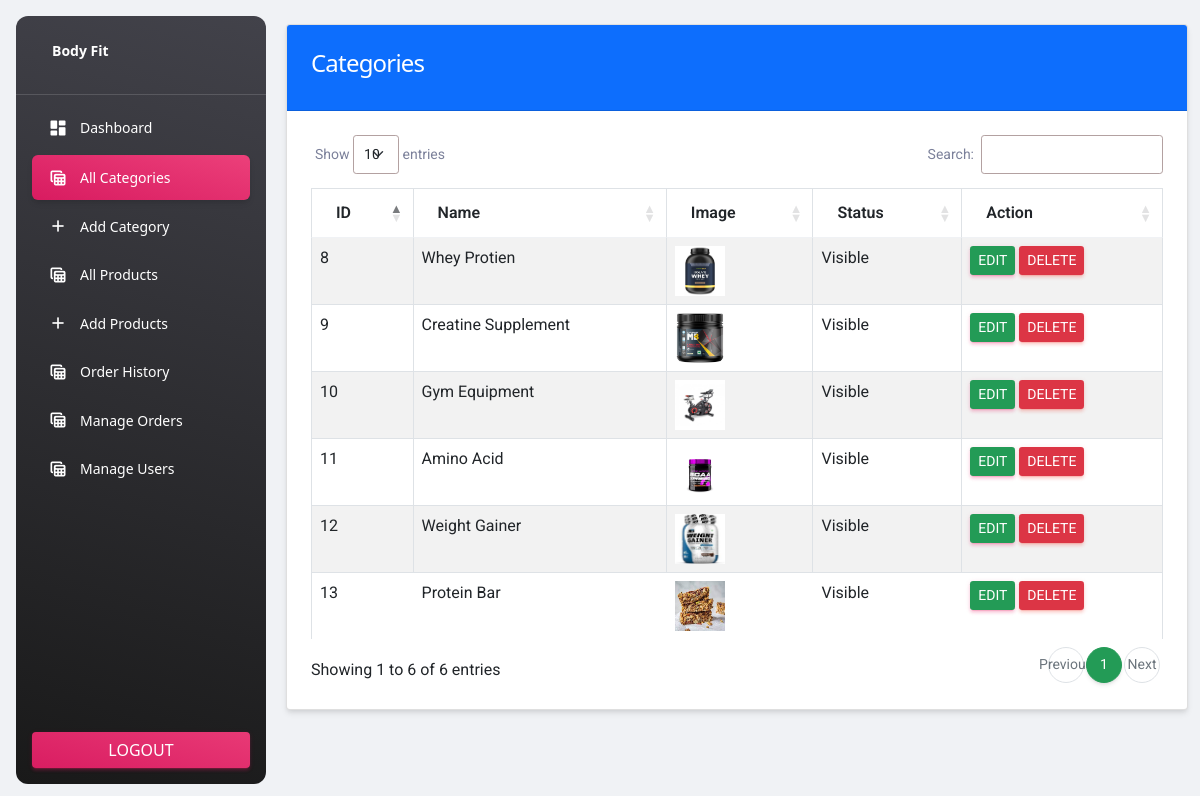
/admin/category.php (signed in), run on the app's committed database.
### tables this page shows
CREATE TABLE `categories` (
  `id` int(11) NOT NULL,
  `name` varchar(191) NOT NULL,
  `slug` varchar(191) NOT NULL,
  `description` mediumtext DEFAULT NULL,
  `status` tinyint(4) NOT NULL DEFAULT 0,
  `popular` tinyint(4) NOT NULL DEFAULT 0,
  `image` varchar(191) NOT NULL,
  `meta_title` varchar(191) NOT NULL,
  `meta_description` mediumtext NOT NULL,
  `meta_keywords` mediumtext NOT NULL,
  `created_at` timestamp NOT NULL DEFAULT current_timestamp()
);

### functions/myfunctions.php (called while the page is built, shortened)
<?php
include('../config/dbcon.php');
function getAll($table)
{
    global $con;
    $query = "SELECT * FROM $table";
    return $query_run = mysqli_query($con, $query);
}
?>

### admin/category.php (the view, shortened to what this page needs)
<?php
include('includes/header.php');
?>
<div class="container">
    <div class="row">
        <div class="col-md-12">
            <div class="card">
                <div class="card-header bg-primary">
                    <h4 class="text-white"> Categories</h4>
                </div>
                <div class="card-body" id="category_table">
                    <table id="myTable" class="table table-bordered table-striped">
                        <thead>
                            <tr>
                                <th>ID</th>
                                <th>Name</th>
                                <th>Image</th>
                                <th>Status</th>
                                <th>Action</th>
                            </tr>
                        </thead>
                        <tbody>
                            <?php
                                $category = getAll("categories");
                                if(mysqli_num_rows($category) > 0)
                                {
                                    foreach($category as $item)
                                    {
                                        ?>
                                            <tr>
                                                <td> <?= $item['id']; ?></td>
                                                <td> <?= $item['name']; ?></td>
                                                <td>
                                                    <img src="../uploads/<?= $item['image']; ?>" width="50px" height="50px" alt="<?= $item['name']; ?>">
                                                </td>
                                                <td>
                                                    <?= $item['status'] == '0'? "Visible":"Hidden" ?>
                                                </td>
                                                <td>
                                                    <a href="edit-category.php?id=<?= $item['id']; ?>" class="btn btn-sm btn-primary">Edit</a>
                                                    <button type="button" class="btn btn-sm btn-danger delete_category_btn" value="<?= $item['id']; ?>">Delete</button>
                                                </td>
                                            </tr>
                                        <?php
                                    }
                                }
                                else
                                {
                                    echo "No records found";
                                }
                            ?>
                        </tbody>
                    </table>
                </div>
            </div>
        </div>
    </div>
</div>
<?php include('includes/footer.php'); ?>

### admin/includes/header.php (shortened to what this page needs)
<!DOCTYPE html>
<html lang="en">
<head>
  <link id="pagestyle" href="assets/css/material-dashboard.min.css" rel="stylesheet" />
  <link rel="stylesheet" href="//cdn.jsdelivr.net/npm/alertifyjs@1.13.1/build/css/alertify.min.css"/>
  <link rel="stylesheet" href="//cdn.jsdelivr.net/npm/alertifyjs@1.13.1/build/css/themes/bootstrap.min.css"/>
  <link rel="stylesheet" href="https://cdn.datatables.net/1.13.4/css/dataTables.bootstrap5.min.css" />
  <link href="https://cdn.jsdelivr.net/npm/summernote@0.8.18/dist/summernote.min.css" rel="stylesheet">
  <link href="https://cdn.jsdelivr.net/npm/summernote@0.8.18/dist/summernote-lite.min.css" rel="stylesheet">
</head>
<body class="g-sidenav-show  bg-gray-200">
    <?php include('sidebar.php'); ?>
    <main class="main-content position-relative max-height-vh-100 h-100 border-radius-lg ">
        <?php include('navbar.php'); ?>

### admin/includes/sidebar.php (shortened to what this page needs)
<?php
  $page = substr($_SERVER['SCRIPT_NAME'], strrpos($_SERVER['SCRIPT_NAME'],"/")+1);
?>
<aside class="sidenav navbar navbar-vertical navbar-expand-xs border-0 border-radius-xl my-3 fixed-start ms-3   bg-gradient-dark" id="sidenav-main">
    <div class="sidenav-header">
      <a class="navbar-brand m-0" href="#" target="_blank">
        <span class="ms-1 font-weight-bold text-white">Body Fit</span>
      </a>
    </div>
    <hr class="horizontal light mt-0 mb-2">
    <div class="collapse navbar-collapse  w-auto  max-height-vh-100" id="sidenav-collapse-main">
      <ul class="navbar-nav">
        <li class="nav-item">
          <a class="nav-link text-white <?= $page == "index.php"? 'active bg-gradient-primary':''; ?>" href="index.php">
            <div class="text-white text-center me-2 d-flex align-items-center justify-content-center">
              <i class="material-icons opacity-10">dashboard</i>
            </div>
            <span class="nav-link-text ms-1">Dashboard</span>
          </a>
        </li>
        <li class="nav-item">
          <a class="nav-link text-white <?= $page == "category.php"? 'active bg-gradient-primary':''; ?>" href="category.php">
            <div class="text-white text-center me-2 d-flex align-items-center justify-content-center">
              <i class="material-icons opacity-10">table_view</i>
            </div>
            <span class="nav-link-text ms-1">All Categories</span>
          </a>
        </li>
        <li class="nav-item">
          <a class="nav-link text-white <?= $page == "add-category.php"? 'active bg-gradient-primary':''; ?>" href="add-category.php">
            <div class="text-white text-center me-2 d-flex align-items-center justify-content-center">
              <i class="material-icons opacity-10">add</i>
            </div>
            <span class="nav-link-text ms-1">Add Category</span>
          </a>
        </li>
        <li class="nav-item">
          <a class="nav-link text-white <?= $page == "products.php"? 'active bg-gradient-primary':''; ?>" href="products.php">
            <div class="text-white text-center me-2 d-flex align-items-center justify-content-center">
              <i class="material-icons opacity-10">table_view</i>
            </div>
            <span class="nav-link-text ms-1">All Products</span>
          </a>
        </li>
        <li class="nav-item">
          <a class="nav-link text-white <?= $page == "add-product.php"? 'active bg-gradient-primary':''; ?>" href="add-product.php">
            <div class="text-white text-center me-2 d-flex align-items-center justify-content-center">
              <i class="material-icons opacity-10">add</i>
            </div>
            <span class="nav-link-text ms-1">Add Products</span>
          </a>
        </li>
        <li class="nav-item">
          <a class="nav-link text-white <?= $page == "order-history.php"? 'active bg-gradient-primary':''; ?>" href="order-history.php">
            <div class="text-white text-center me-2 d-flex align-items-center justify-content-center">
              <i class="material-icons opacity-10">table_view</i>
            </div>
            <span class="nav-link-text ms-1">Order History</span>
          </a>
        </li>
        <li class="nav-item">
          <a class="nav-link text-white <?= $page == "orders.php"? 'active bg-gradient-primary':''; ?>" href="orders.php">
            <div class="text-white text-center me-2 d-flex align-items-center justify-content-center">
              <i class="material-icons opacity-10">table_view</i>
            </div>
            <span class="nav-link-text ms-1">Manage Orders</span>
          </a>
        </li>
        <li class="nav-item">
          <a class="nav-link text-white <?= $page == "users.php"? 'active bg-gradient-primary':''; ?>" href="users.php">
            <div class="text-white text-center me-2 d-flex align-items-center justify-content-center">
              <i class="material-icons opacity-10">table_view</i>
            </div>
            <span class="nav-link-text ms-1">Manage Users</span>
          </a>
        </li>
      </ul>
    </div>
    <div class="sidenav-footer position-absolute w-100 bottom-0 ">
      <div class="mx-3">
        <a class="btn bg-gradient-primary mt-4 w-100"
        href="../logout.php">
          Logout
        </a>
      </div>
    </div>
  </aside>

### admin/includes/navbar.php
<nav class="navbar navbar-main navbar-expand-lg px-0 mx-4 shadow-none border-radius-xl" id="navbarBlur" navbar-scroll="true">
    <div class="container-fluid py-1 px-3">
    </div>
</nav>

### admin/includes/footer.php (shortened to what this page needs)
</body>
</html>

### data on the page
categories: id "8", name "Whey Protien", image (picture), status "Visible"
categories: id "9", name "Creatine Supplement", image (picture), status "Visible"
categories: id "10", name "Gym Equipment", image (picture), status "Visible"
categories: id "11", name "Amino Acid", image (picture), status "Visible"
categories: id "12", name "Weight Gainer", image (picture), status "Visible"
categories: id "13", name "Protein Bar", image (picture), status "Visible"
